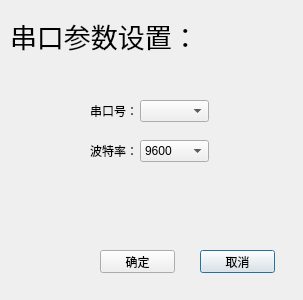
<?xml version="1.0" encoding="UTF-8"?>
<ui version="4.0">
 <class>SerialSetup</class>
 <widget class="QDialog" name="SerialSetup">
  <property name="geometry">
   <rect>
    <x>0</x>
    <y>0</y>
    <width>303</width>
    <height>300</height>
   </rect>
  </property>
  <property name="windowTitle">
   <string>串口设置</string>
  </property>
  <property name="windowIcon">
   <iconset resource="icontopleft.qrc">
    <normaloff>:/new/prefix1/images/Serial.JPG</normaloff>:/new/prefix1/images/Serial.JPG</iconset>
  </property>
  <widget class="QLabel" name="label">
   <property name="geometry">
    <rect>
     <x>90</x>
     <y>100</y>
     <width>54</width>
     <height>21</height>
    </rect>
   </property>
   <property name="text">
    <string>串口号：</string>
   </property>
  </widget>
  <widget class="QLabel" name="label_2">
   <property name="geometry">
    <rect>
     <x>90</x>
     <y>140</y>
     <width>54</width>
     <height>21</height>
    </rect>
   </property>
   <property name="text">
    <string>波特率：</string>
   </property>
  </widget>
  <widget class="QComboBox" name="SerialPort">
   <property name="geometry">
    <rect>
     <x>140</x>
     <y>100</y>
     <width>69</width>
     <height>22</height>
    </rect>
   </property>
  </widget>
  <widget class="QComboBox" name="BaudRate">
   <property name="geometry">
    <rect>
     <x>140</x>
     <y>140</y>
     <width>69</width>
     <height>22</height>
    </rect>
   </property>
   <item>
    <property name="text">
     <string>9600</string>
    </property>
   </item>
   <item>
    <property name="text">
     <string>57600</string>
    </property>
   </item>
   <item>
    <property name="text">
     <string>115200</string>
    </property>
   </item>
  </widget>
  <widget class="QLabel" name="label_5">
   <property name="geometry">
    <rect>
     <x>10</x>
     <y>20</y>
     <width>191</width>
     <height>31</height>
    </rect>
   </property>
   <property name="font">
    <font>
     <family>Adobe Arabic</family>
     <pointsize>20</pointsize>
    </font>
   </property>
   <property name="text">
    <string>串口参数设置：</string>
   </property>
  </widget>
  <widget class="QLabel" name="SerialStatus">
   <property name="geometry">
    <rect>
     <x>90</x>
     <y>170</y>
     <width>201</width>
     <height>16</height>
    </rect>
   </property>
   <property name="text">
    <string/>
   </property>
  </widget>
  <widget class="QPushButton" name="Cancel">
   <property name="geometry">
    <rect>
     <x>200</x>
     <y>250</y>
     <width>75</width>
     <height>23</height>
    </rect>
   </property>
   <property name="text">
    <string>取消</string>
   </property>
  </widget>
  <widget class="QPushButton" name="OK">
   <property name="geometry">
    <rect>
     <x>100</x>
     <y>250</y>
     <width>75</width>
     <height>23</height>
    </rect>
   </property>
   <property name="text">
    <string>确定</string>
   </property>
  </widget>
 </widget>
 <resources>
  <include location="icontopleft.qrc"/>
 </resources>
 <connections/>
</ui>
